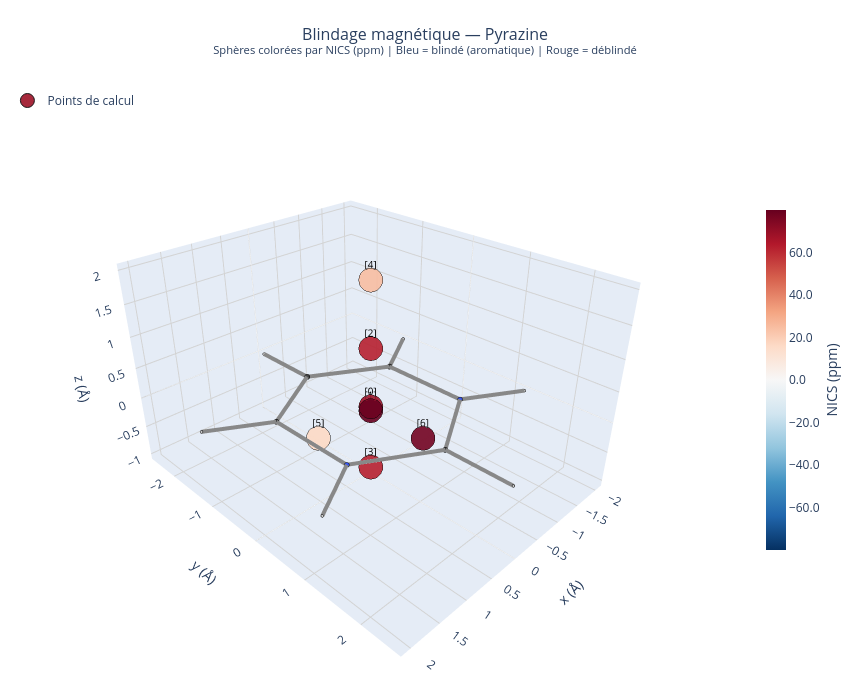

Write notebook code for a chart like this one.
### Markdown cell above
## 9. Visualisation 3D interactive

La molécule est affichée en fil de fer (stick model) et les points de calcul sont représentés par des sphères colorées selon la valeur du NICS.

**Convention de couleur :**
- 🔵 Bleu → NICS négatif → **blindage, zone aromatique (courants de cycle diamagnétiques)**
- ⚪ Blanc → NICS ≈ 0 → zone neutre
- 🔴 Rouge → NICS positif → **déblindage, zone antiaromatique ou en dehors**

### Code cell
# Couleurs CPK classiques pour les atomes
CPK_COLORS = {
    'C': '#404040', 'N': '#3050F8', 'O': '#FF0D0D',
    'H': '#CCCCCC', 'S': '#FFFF30', 'F': '#90E050',
    'Cl': '#1FF01F', 'default': '#FF69B4'
}
ATOM_RADIUS = {'C': 0.15, 'N': 0.14, 'O': 0.13, 'H': 0.08, 'default': 0.15}

atoms_mol = get_molecule_coords(PYRAZINE_ATOM)
bonds = get_bond_pairs(atoms_mol)

# ─── Normalisation des NICS pour la colormap ─────────────────────────────────
nics_values = np.array([r['NICS'] for r in results])
vmax = max(abs(nics_values).max(), 1.0)  # symétrie autour de 0
norm = mcolors.TwoSlopeNorm(vmin=-vmax, vcenter=0, vmax=vmax)
cmap = plt.colormaps['RdBu_r']

def nics_to_hex(nics_val):
    rgba = cmap(norm(nics_val))
    return mcolors.to_hex(rgba)


# ─── Construction de la figure Plotly ────────────────────────────────────────
fig = go.Figure()

# -- Liaisons (tubes)
for i, j in bonds:
    a, b = atoms_mol[i], atoms_mol[j]
    fig.add_trace(go.Scatter3d(
        x=[a['x'], b['x']], y=[a['y'], b['y']], z=[a['z'], b['z']],
        mode='lines',
        line=dict(color='#888888', width=8),
        showlegend=False,
        hoverinfo='skip'
    ))

# -- Atomes
for atom in atoms_mol:
    sym = atom['symbol']
    color = CPK_COLORS.get(sym, CPK_COLORS['default'])
    size = ATOM_RADIUS.get(sym, ATOM_RADIUS['default']) * 200
    fig.add_trace(go.Scatter3d(
        x=[atom['x']], y=[atom['y']], z=[atom['z']],
        mode='markers',
        marker=dict(size=size/10, color=color, opacity=1.0,
                    line=dict(color='black', width=1)),
        name=sym,
        showlegend=False,
        hovertemplate=f'<b>{sym}</b><br>x={atom["x"]:.3f}<br>y={atom["y"]:.3f}<br>z={atom["z"]:.3f}<extra></extra>'
    ))

# -- Points de calcul (sphères colorées par NICS)
point_colors = [nics_to_hex(r['NICS']) for r in results]
hover_texts = [
    f'<b>Point [{r["point_idx"]}]</b><br>'
    f'x={r["x"]:.3f} Å<br>y={r["y"]:.3f} Å<br>z={r["z"]:.3f} Å<br>'
    f'<b>σ_iso = {r["sigma_iso"]:.2f} ppm</b><br>'
    f'<b>NICS = {r["NICS"]:.2f} ppm</b><br>'
    f'NICS_zz = {r["NICS_zz"]:.2f} ppm'
    for r in results
]

fig.add_trace(go.Scatter3d(
    x=[r['x'] for r in results],
    y=[r['y'] for r in results],
    z=[r['z'] for r in results],
    mode='markers+text',
    marker=dict(
        size=14,
        color=[r['NICS'] for r in results],
        colorscale='RdBu_r',
        cmin=-vmax, cmax=vmax,
        colorbar=dict(
            title=dict(text='NICS (ppm)', side='right'),
            thickness=20, len=0.6,
            tickformat='.1f'
        ),
        opacity=0.90,
        symbol='circle',
        line=dict(color='black', width=1)
    ),
    text=[f'[{r["point_idx"]}]' for r in results],
    textfont=dict(size=10, color='black'),
    textposition='top center',
    hovertemplate='%{customdata}<extra></extra>',
    customdata=hover_texts,
    name='Points de calcul'
))

# -- Mise en page
fig.update_layout(
    title=dict(
        text='Blindage magnétique — Pyrazine<br>'
             '<sup>Sphères colorées par NICS (ppm) | Bleu = blindé (aromatique) | Rouge = déblindé</sup>',
        x=0.5, font=dict(size=16)
    ),
    scene=dict(
        xaxis=dict(title='x (Å)', showgrid=True, gridcolor='lightgray'),
        yaxis=dict(title='y (Å)', showgrid=True, gridcolor='lightgray'),
        zaxis=dict(title='z (Å)', showgrid=True, gridcolor='lightgray'),
        bgcolor='white',
        aspectmode='data',
        camera=dict(eye=dict(x=1.5, y=1.5, z=1.2))
    ),
    width=850, height=680,
    margin=dict(l=0, r=0, b=0, t=80),
    legend=dict(x=0.01, y=0.99)
)

fig.show()
print('\n💡 La figure est interactive : rotation, zoom, survol des points pour voir les valeurs.')

### Figure 1 — Plotly figure (JSON) as saved in the notebook; plotly's stock layout.template omitted (floating-point values rounded to 4 significant figures)
{"data": [{"hoverinfo": "skip", "line": {"color": "#888888", "width": 8}, "mode": "lines", "showlegend": false, "type": "scatter3d", "x": [0, 1.147], "y": [1.395, 0.7184], "z": [0, 0]}, {"hoverinfo": "skip", "line": {"color": "#888888", "width": 8}, "mode": "lines", "showlegend": false, "type": "scatter3d", "x": [0, -1.147], "y": [1.395, 0.7184], "z": [0, 0]}, {"hoverinfo": "skip", "line": {"color": "#888888", "width": 8}, "mode": "lines", "showlegend": false, "type": "scatter3d", "x": [0, 0], "y": [1.395, 2.48], "z": [0, 0]}, {"hoverinfo": "skip", "line": {"color": "#888888", "width": 8}, "mode": "lines", "showlegend": false, "type": "scatter3d", "x": [0, 1.147], "y": [-1.395, -0.7184], "z": [0, 0]}, {"hoverinfo": "skip", "line": {"color": "#888888", "width": 8}, "mode": "lines", "showlegend": false, "type": "scatter3d", "x": [0, -1.147], "y": [-1.395, -0.7184], "z": [0, 0]}, {"hoverinfo": "skip", "line": {"color": "#888888", "width": 8}, "mode": "lines", "showlegend": false, "type": "scatter3d", "x": [0, 0], "y": [-1.395, -2.48], "z": [0, 0]}, {"hoverinfo": "skip", "line": {"color": "#888888", "width": 8}, "mode": "lines", "showlegend": false, "type": "scatter3d", "x": [1.147, 1.147], "y": [0.7184, -0.7184], "z": [0, 0]}, {"hoverinfo": "skip", "line": {"color": "#888888", "width": 8}, "mode": "lines", "showlegend": false, "type": "scatter3d", "x": [1.147, 2.033], "y": [0.7184, 1.242], "z": [0, 0]}, {"hoverinfo": "skip", "line": {"color": "#888888", "width": 8}, "mode": "lines", "showlegend": false, "type": "scatter3d", "x": [-1.147, -1.147], "y": [0.7184, -0.7184], "z": [0, 0]}, {"hoverinfo": "skip", "line": {"color": "#888888", "width": 8}, "mode": "lines", "showlegend": false, "type": "scatter3d", "x": [-1.147, -2.033], "y": [0.7184, 1.242], "z": [0, 0]}, {"hoverinfo": "skip", "line": {"color": "#888888", "width": 8}, "mode": "lines", "showlegend": false, "type": "scatter3d", "x": [1.147, 2.033], "y": [-0.7184, -1.242], "z": [0, 0]}, {"hoverinfo": "skip", "line": {"color": "#888888", "width": 8}, "mode": "lines", "showlegend": false, "type": "scatter3d", "x": [-1.147, -2.033], "y": [-0.7184, -1.242], "z": [0, 0]}, {"hovertemplate": "<b>C</b><br>x=0.000<br>y=1.395<br>z=0.000<extra></extra>", "marker": {"color": "#404040", "line": {"color": "black", "width": 1}, "opacity": 1, "size": 3}, "mode": "markers", "name": "C", "showlegend": false, "type": "scatter3d", "x": [0], "y": [1.395], "z": [0]}, {"hovertemplate": "<b>C</b><br>x=0.000<br>y=-1.395<br>z=0.000<extra></extra>", "marker": {"color": "#404040", "line": {"color": "black", "width": 1}, "opacity": 1, "size": 3}, "mode": "markers", "name": "C", "showlegend": false, "type": "scatter3d", "x": [0], "y": [-1.395], "z": [0]}, {"hovertemplate": "<b>N</b><br>x=1.147<br>y=0.718<br>z=0.000<extra></extra>", "marker": {"color": "#3050F8", "line": {"color": "black", "width": 1}, "opacity": 1, "size": 2.8}, "mode": "markers", "name": "N", "showlegend": false, "type": "scatter3d", "x": [1.147], "y": [0.7184], "z": [0]}, {"hovertemplate": "<b>N</b><br>x=-1.147<br>y=0.718<br>z=0.000<extra></extra>", "marker": {"color": "#3050F8", "line": {"color": "black", "width": 1}, "opacity": 1, "size": 2.8}, "mode": "markers", "name": "N", "showlegend": false, "type": "scatter3d", "x": [-1.147], "y": [0.7184], "z": [0]}, {"hovertemplate": "<b>C</b><br>x=1.147<br>y=-0.718<br>z=0.000<extra></extra>", "marker": {"color": "#404040", "line": {"color": "black", "width": 1}, "opacity": 1, "size": 3}, "mode": "markers", "name": "C", "showlegend": false, "type": "scatter3d", "x": [1.147], "y": [-0.7184], "z": [0]}, {"hovertemplate": "<b>C</b><br>x=-1.147<br>y=-0.718<br>z=0.000<extra></extra>", "marker": {"color": "#404040", "line": {"color": "black", "width": 1}, "opacity": 1, "size": 3}, "mode": "markers", "name": "C", "showlegend": false, "type": "scatter3d", "x": [-1.147], "y": [-0.7184], "z": [0]}, {"hovertemplate": "<b>H</b><br>x=0.000<br>y=2.480<br>z=0.000<extra></extra>", "marker": {"color": "#CCCCCC", "line": {"color": "black", "width": 1}, "opacity": 1, "size": 1.6}, "mode": "markers", "name": "H", "showlegend": false, "type": "scatter3d", "x": [0], "y": [2.48], "z": [0]}, {"hovertemplate": "<b>H</b><br>x=0.000<br>y=-2.480<br>z=0.000<extra></extra>", "marker": {"color": "#CCCCCC", "line": {"color": "black", "width": 1}, "opacity": 1, "size": 1.6}, "mode": "markers", "name": "H", "showlegend": false, "type": "scatter3d", "x": [0], "y": [-2.48], "z": [0]}, {"hovertemplate": "<b>H</b><br>x=2.033<br>y=1.242<br>z=0.000<extra></extra>", "marker": {"color": "#CCCCCC", "line": {"color": "black", "width": 1}, "opacity": 1, "size": 1.6}, "mode": "markers", "name": "H", "showlegend": false, "type": "scatter3d", "x": [2.033], "y": [1.242], "z": [0]}, {"hovertemplate": "<b>H</b><br>x=-2.033<br>y=1.242<br>z=0.000<extra></extra>", "marker": {"color": "#CCCCCC", "line": {"color": "black", "width": 1}, "opacity": 1, "size": 1.6}, "mode": "markers", "name": "H", "showlegend": false, "type": "scatter3d", "x": [-2.033], "y": [1.242], "z": [0]}, {"hovertemplate": "<b>H</b><br>x=2.033<br>y=-1.242<br>z=0.000<extra></extra>", "marker": {"color": "#CCCCCC", "line": {"color": "black", "width": 1}, "opacity": 1, "size": 1.6}, "mode": "markers", "name": "H", "showlegend": false, "type": "scatter3d", "x": [2.033], "y": [-1.242], "z": [0]}, {"hovertemplate": "<b>H</b><br>x=-2.033<br>y=-1.242<br>z=0.000<extra></extra>", "marker": {"color": "#CCCCCC", "line": {"color": "black", "width": 1}, "opacity": 1, "size": 1.6}, "mode": "markers", "name": "H", "showlegend": false, "type": "scatter3d", "x": [-2.033], "y": [-1.242], "z": [0]}, {"customdata": ["<b>Point [0]</b><br>x=0.500 Å<br>y=0.500 Å<br>z=0.500 Å<br><b>σ_iso = -68.22 ppm</b><br><b>NICS = 68.22 ppm</b><br>NICS_zz = 238.59 ppm", "<b>Point [1]</b><br>x=0.000 Å<br>y=0.000 Å<br>z=0.000 Å<br><b>σ_iso = -79.92 ppm</b><br><b>NICS = 79.92 ppm</b><br>NICS_zz = 259.90 ppm", "<b>Point [2]</b><br>x=0.000 Å<br>y=0.000 Å<br>z=1.000 Å<br><b>σ_iso = -62.13 ppm</b><br><b>NICS = 62.13 ppm</b><br>NICS_zz = 180.90 ppm", "<b>Point [3]</b><br>x=0.000 Å<br>y=0.000 Å<br>z=-1.000 Å<br><b>σ_iso = -62.13 ppm</b><br><b>NICS = 62.13 ppm</b><br>NICS_zz = 180.90 ppm", "<b>Point [4]</b><br>x=0.000 Å<br>y=0.000 Å<br>z=2.000 Å<br><b>σ_iso = -24.77 ppm</b><br><b>NICS = 24.77 ppm</b><br>NICS_zz = 67.94 ppm", "<b>Point [5]</b><br>x=1.000 Å<br>y=0.000 Å<br>z=0.000 Å<br><b>σ_iso = -16.39 ppm</b><br><b>NICS = 16.39 ppm</b><br>NICS_zz = 134.68 ppm", "<b>Point [6]</b><br>x=0.000 Å<br>y=1.000 Å<br>z=0.000 Å<br><b>σ_iso = -77.61 ppm</b><br><b>NICS = 77.61 ppm</b><br>NICS_zz = 188.60 ppm"], "hovertemplate": "%{customdata}<extra></extra>", "marker": {"cmax": 79.92, "cmin": -79.92, "color": [68.22, 79.92, 62.13, 62.13, 24.77, 16.39, 77.61], "colorbar": {"len": 0.6, "thickness": 20, "tickformat": ".1f", "title": {"side": "right", "text": "NICS (ppm)"}}, "colorscale": [[0, "rgb(5,48,97)"], [0.1, "rgb(33,102,172)"], [0.2, "rgb(67,147,195)"], [0.3, "rgb(146,197,222)"], [0.4, "rgb(209,229,240)"], [0.5, "rgb(247,247,247)"], [0.6, "rgb(253,219,199)"], [0.7, "rgb(244,165,130)"], [0.8, "rgb(214,96,77)"], [0.9, "rgb(178,24,43)"], [1, "rgb(103,0,31)"]], "line": {"color": "black", "width": 1}, "opacity": 0.9, "size": 14, "symbol": "circle"}, "mode": "markers+text", "name": "Points de calcul", "text": ["[0]", "[1]", "[2]", "[3]", "[4]", "[5]", "[6]"], "textfont": {"color": "black", "size": 10}, "textposition": "top center", "type": "scatter3d", "x": [0.5, 0, 0, 0, 0, 1, 0], "y": [0.5, 0, 0, 0, 0, 0, 1], "z": [0.5, 0, 1, -1, 2, 0, 0]}], "layout": {"height": 680, "legend": {"x": 0.01, "y": 0.99}, "margin": {"b": 0, "l": 0, "r": 0, "t": 80}, "scene": {"aspectmode": "data", "bgcolor": "white", "camera": {"eye": {"x": 1.5, "y": 1.5, "z": 1.2}}, "xaxis": {"gridcolor": "lightgray", "showgrid": true, "title": {"text": "x (Å)"}}, "yaxis": {"gridcolor": "lightgray", "showgrid": true, "title": {"text": "y (Å)"}}, "zaxis": {"gridcolor": "lightgray", "showgrid": true, "title": {"text": "z (Å)"}}}, "title": {"font": {"size": 16}, "text": "Blindage magnétique — Pyrazine<br><sup>Sphères colorées par NICS (ppm) | Bleu = blindé (aromatique) | Rouge = déblindé</sup>", "x": 0.5}, "width": 850}}
